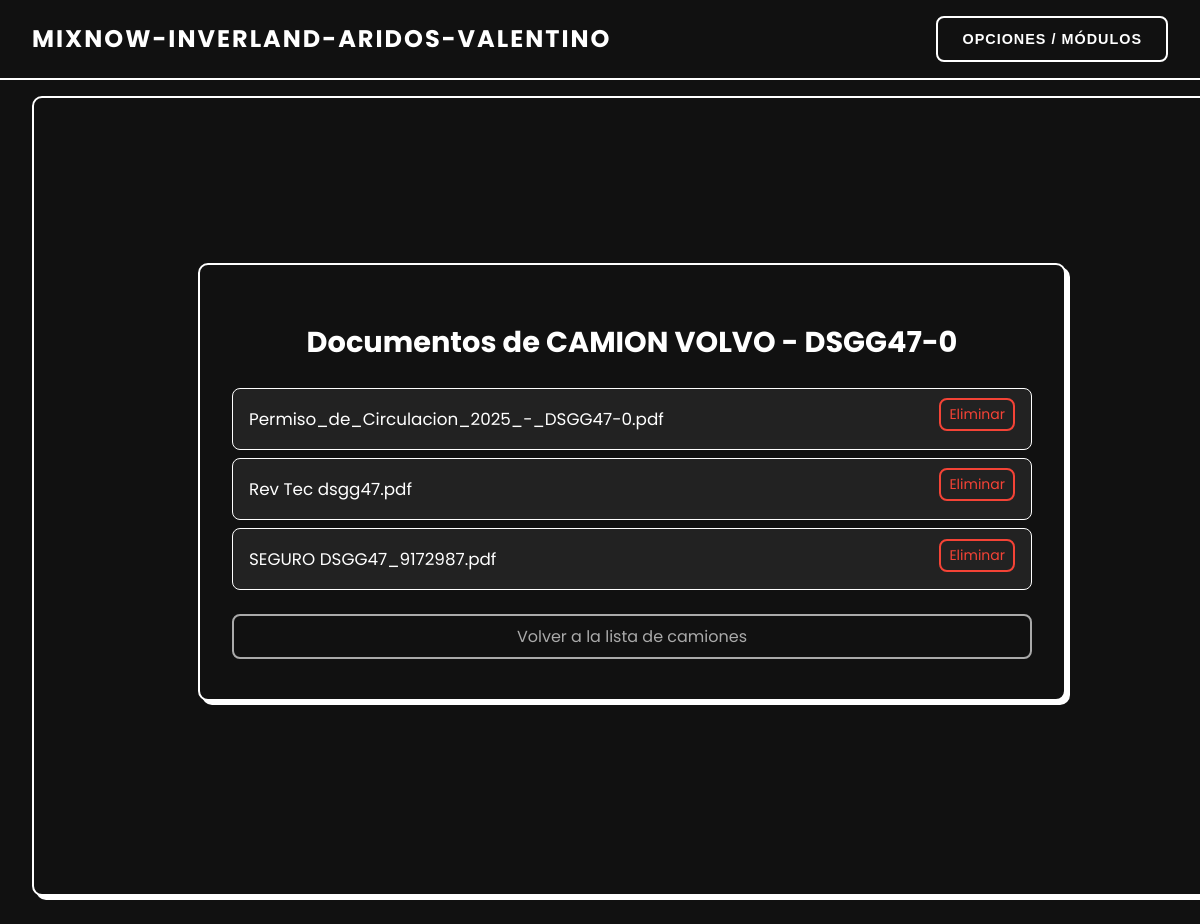
Screenshot of /camiones/8/documentos/ (signed in) with the database file from the repository.
### app/models.py (models this page shows, shortened)
class Camiones(models.Model):
    empresa = models.CharField(max_length=100)
    vehiculo = models.CharField(max_length=100)
    patente = models.CharField(max_length=20, unique=True)
    descripcion = models.TextField(blank=True)
    revision_tecnica = models.DateField()
    circulacion = models.DateField()
    seguro = models.DateField()

class Documento(models.Model):
    camion = models.ForeignKey(Camiones, on_delete=models.CASCADE, related_name='documentos')
    titulo = models.CharField(max_length=100)
    archivo = models.FileField(upload_to='pdfs/')

### app/views.py (the view)
# urls.py: path('camiones/<int:camion_id>/documentos/', views.documentos_camion, name='documentos_camion'),
@user_passes_test(lambda u: u.is_superuser)
def documentos_camion(request, camion_id):
    camion = Camiones.objects.get(id=camion_id)
    documentos = camion.documentos.all()
    return render(request, 'clientes/documentos_camion.html', {
        'camion': camion,
        'documentos': documentos
    })

### app/templates/clientes/documentos_camion.html (shortened to what this page needs)
{% extends "clientes/base.html" %}
{% block content %}
<div class="wrapper">
    <div class="card-lista">
        <h2 class="title">
             Documentos de {{ camion.vehiculo }} - {{ camion.patente }}
        </h2>
        <ul class="document-list">
            {% for doc in documentos %}
                <li class="document-item">
                    <a href="{{ doc.archivo.url }}" target="_blank" class="doc-link">
                         {{ doc.titulo }}
                    </a>
                    <form method="post" action="{% url 'eliminar_documento' doc.id %}" class="delete-form">
                        <button type="submit" class="btn btn-danger btn-sm btn-full">
                             Eliminar
                        </button>
                    </form>
                </li>
            {% empty %}
                <li class="document-item no-data">No hay documentos para este camión.</li>
            {% endfor %}
        </ul>
        <a href="{% url 'listar_camiones' %}" class="btn btn-secondary btn-full">
             Volver a la lista de camiones
        </a>
    </div>
</div>
{% endblock %}

### app/templates/clientes/documentos_camion.html (style rules this page uses)
.wrapper { display: flex; justify-content: center; align-items: center; padding: 2rem; font-family: 'Poppins', sans-serif; background-color: #111; min-height: 80vh; max-width: 105rem; margin: 0 auto; }
.card-lista { background-color: #111; border: 0.125rem solid #fff; border-radius: 0.625rem; padding: 2rem; box-shadow: 0.25rem 0.25rem #fff; color: #fff; max-width: 50rem; width: 100%; }
.title { font-size: 1.8rem; font-weight: 700; margin-bottom: 1.5rem; text-align: center; }
.document-list { list-style: none; padding: 0; margin-bottom: 1.5rem; }
.document-item { display: flex; justify-content: space-between; align-items: center; padding: 0.6rem 1rem; margin-bottom: 0.5rem; border: 0.0625rem solid #fff; border-radius: 0.5rem; background-color: #222; }
.doc-link { color: #fff; text-decoration: none; font-size: 1.05rem; }
.delete-form { margin: 0; }
.btn { padding: 0.5rem 1rem; border: 0.125rem solid #fff; border-radius: 0.5rem; color: #fff; background-color: transparent; cursor: pointer; text-decoration: none; transition: all 0.3s; font-family: 'Poppins', sans-serif; text-align: center; }
.btn-danger { border-color: #f44336; color: #f44336; font-size: 0.875rem; padding: 0.25rem 0.5rem; }
.btn-full { display: block; width: 100%; box-sizing: border-box; margin-bottom: 0.5rem; }
.btn-secondary { border-color: #aaa; color: #aaa; }

### app/templates/clientes/base.html (style rules this page uses)
html, body { overflow-x: hidden; box-sizing: border-box; }
body { margin: 0; font-family: 'Poppins', sans-serif; background-color: #111; color: #fff; }

### rows the page displays
Camiones: vehiculo "CAMION VOLVO", patente "DSGG47-0"
Documento: titulo "Permiso_de_Circulacion_2025_-_DSGG47-0.pdf"
Documento: titulo "Rev Tec dsgg47.pdf"
Documento: titulo "SEGURO DSGG47_9172987.pdf"
